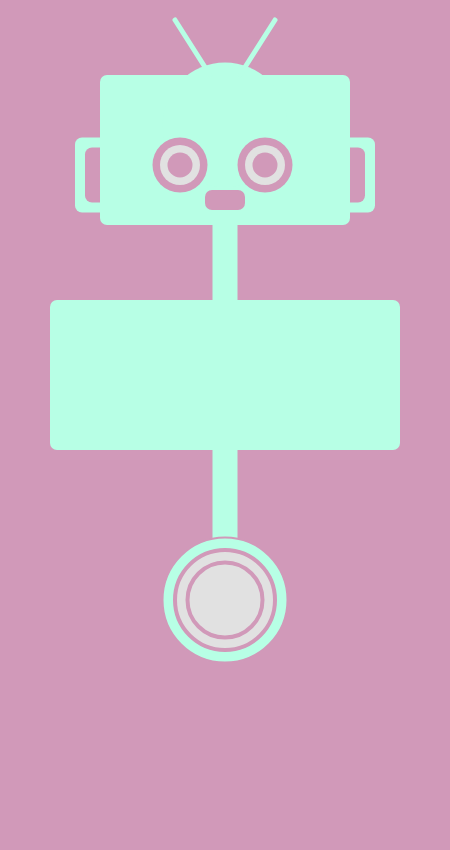
Frame 1 (no input)
Frame 60 (no input): identical to frame 1, image omitted
Frame 120 (the mouse pressed at the canvas centre since frame 60): identical to frame 1, image omitted

The p5.js sketch that drew this single still picture (run headless with seeded random() and noise() and a simulated clock; from frame 60 on, the mouse is pressed at the canvas centre):

// p5.js sketch
// ── sketch.js
/*  Originally created by Melody Hirsch
    Edited by susan evans
    Last edited 01/31/2017
    Program that draws a cute robot
    Uses functions and parameters
*/

function setup(){
  createCanvas(450, 850);     // creates a vertical rectangle canvas
  background(209, 153, 185);  // sets the background color to pink
  rectMode(CENTER);           // sets rects to be drawn from the center
}

function draw() {
  background(209, 153, 185);
  monster(225, 150);        // draws the monster at 225, 150
}

// draws a monster at the x,y location passed
// this monster includes a body, head, and wheels
function monster(x, y) {
  body(x, y + 180);
  head(x, y);
  wheels(x, y + 450);
}

// draws the body of the monster at thhe x, y location
function body(x, y) {
  noStroke();
  fill(183, 255, 229);
  rect(x, y + 45, 350, 150, 7);
  rect(x, y, 25, 450, 7);
}

// draws the head at the x, y location
// the head includes the ears and the eyes
function head(x, y) {
  ears(x, y);
  fill(183, 255, 229);
  rect(x, y, 250, 150, 7);
  ellipse(x, y - 25, 125, 125);
  stroke(183, 255, 229);
  strokeWeight(5);
  line(x - 15, y - 75, x - 50, y - 130);
  line(x + 15, y - 75, x + 50, y - 130);
  eyes(x, y);
  rect(x, y + 50, 40, 20, 7);
}

// draws the ears at the x, y location
function ears(x, y) {
  fill(183, 255, 229);
  rect(x, y + 25, 300, 75, 7);
  fill(209, 153, 185);
  rect(x, y + 25, 280, 55, 7);
}

// draws the eyes at the x, y location
function eyes(x, y) {
  noStroke();
  fill(183, 255, 229);
  // outside part of eyes
  fill(209,153,185);
  ellipse(x + 40, y + 15, 55, 55);
  ellipse(x - 45, y + 15, 55, 55);
  // middle part of eyes
  fill(225,225,225);
  ellipse(x + 40, y + 15, 40, 40);
  ellipse(x - 45, y + 15, 40, 40); 
  // inner part of eyes
  fill(209,153,185);
  ellipse(x + 40, y + 15, 25, 25);
  ellipse(x - 45, y + 15, 25, 25);
}

// draws the wheels at the x, y location
function wheels(x, y) {
  fill(183,255,229);
  stroke(209,153,185);
  strokeWeight(2);
  ellipse(x, y, 125, 125);
  fill(225,225,225);
  strokeWeight(4);
  ellipse(x, y, 100, 100);
  ellipse(x, y, 75, 75);
}
